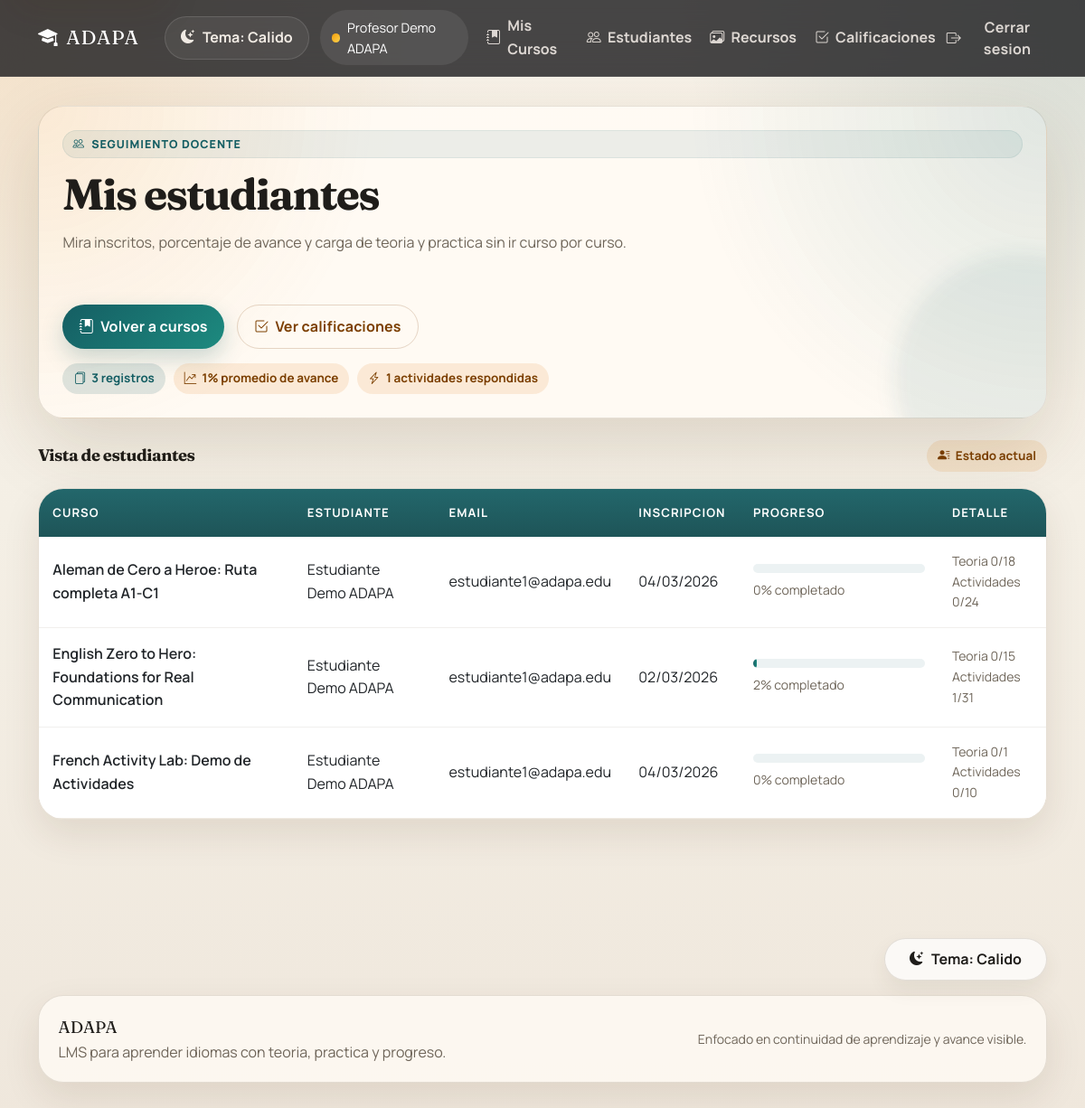
The app's page /profesor/estudiantes (signed in) with its own data.
### tables this page shows
CREATE TABLE `cursos` (
  `id` int(11) NOT NULL AUTO_INCREMENT,
  `instancia_id` int(11) NOT NULL,
  `plantilla_pensum_id` int(11) DEFAULT NULL,
  `creado_por` int(11) NOT NULL,
  `titulo` varchar(255) NOT NULL,
  `descripcion` text DEFAULT NULL,
  `idioma` enum('ingles','frances','aleman') NOT NULL,
  `idioma_objetivo` varchar(32) DEFAULT NULL,
  `idioma_base` varchar(32) NOT NULL DEFAULT 'espanol',
  `idioma_ensenanza` varchar(32) NOT NULL DEFAULT 'espanol',
  `portada_media_id` int(11) DEFAULT NULL,
  `nivel_cefr_desde` enum('A1','A2','B1','B2','C1','C2') DEFAULT NULL,
  `nivel_cefr_hasta` enum('A1','A2','B1','B2','C1','C2') DEFAULT NULL,
  `nivel_cefr` enum('A1','A2','B1','B2','C1','C2') NOT NULL,
  `modalidad` enum('perpetuo','ciclo') NOT NULL,
  `fecha_inicio` date DEFAULT NULL,
  `fecha_fin` date DEFAULT NULL,
  `duracion_semanas` int(11) DEFAULT NULL,
  `es_publico` tinyint(1) NOT NULL DEFAULT 0,
  `requiere_codigo` tinyint(1) NOT NULL DEFAULT 0,
  `codigo_acceso` varchar(255) DEFAULT NULL,
  `tipo_codigo` enum('unico_curso','por_estudiante','combo_grupo') DEFAULT NULL,
  `inscripcion_abierta` tinyint(1) NOT NULL DEFAULT 1,
  `fecha_cierre_inscripcion` date DEFAULT NULL,
  `max_estudiantes` int(11) NOT NULL DEFAULT 0,
  `estado` enum('preparacion','activo','pausado','finalizado','archivado') NOT NULL DEFAULT 'preparacion',
  `notificar_profesor_completada` tinyint(1) NOT NULL DEFAULT 1,
  `notificar_profesor_atascado` tinyint(1) NOT NULL DEFAULT 1,
  `fecha_creacion` timestamp NOT NULL DEFAULT current_timestamp(),
  `fecha_modificacion` timestamp NOT NULL DEFAULT current_timestamp() ON UPDATE current_timestamp(),
  PRIMARY KEY (`id`),
  KEY `instancia_id` (`instancia_id`),
  KEY `plantilla_pensum_id` (`plantilla_pensum_id`),
  KEY `creado_por` (`creado_por`),
  KEY `estado` (`estado`),
  KEY `idioma_nivel` (`idioma`,`nivel_cefr`),
  KEY `idx_cursos_publicos` (`es_publico`,`estado`),
  KEY `fk_cursos_portada_media` (`portada_media_id`),
  CONSTRAINT `cursos_ibfk_1` FOREIGN KEY (`instancia_id`) REFERENCES `instancias` (`id`),
  CONSTRAINT `cursos_ibfk_2` FOREIGN KEY (`plantilla_pensum_id`) REFERENCES `plantillas_pensum` (`id`),
  CONSTRAINT `cursos_ibfk_3` FOREIGN KEY (`creado_por`) REFERENCES `usuarios` (`id`),
  CONSTRAINT `fk_cursos_portada_media` FOREIGN KEY (`portada_media_id`) REFERENCES `media_recursos` (`id`) ON DELETE SET NULL
);

CREATE TABLE `usuarios` (
  `id` int(11) NOT NULL AUTO_INCREMENT,
  `instancia_id` int(11) NOT NULL,
  `email` varchar(255) NOT NULL,
  `password_hash` varchar(255) NOT NULL,
  `nombre` varchar(255) NOT NULL,
  `apellido` varchar(255) NOT NULL,
  `idioma_base` varchar(32) NOT NULL DEFAULT 'espanol',
  `es_estudiante` tinyint(1) NOT NULL DEFAULT 0,
  `es_profesor` tinyint(1) NOT NULL DEFAULT 0,
  `es_admin_institucion` tinyint(1) NOT NULL DEFAULT 0,
  `billing_plan` enum('free','paid','lifetime') NOT NULL DEFAULT 'free',
  `is_official` tinyint(1) NOT NULL DEFAULT 0,
  `vista_default` enum('creador','estudiante') NOT NULL DEFAULT 'estudiante',
  `idioma_interfaz` varchar(32) NOT NULL DEFAULT 'espanol',
  `es_menor` tinyint(1) NOT NULL DEFAULT 0,
  `tutor_nombre` varchar(255) DEFAULT NULL,
  `tutor_email` varchar(255) DEFAULT NULL,
  `autorizacion_tutor_fecha` timestamp NULL DEFAULT NULL,
  `activo` tinyint(1) NOT NULL DEFAULT 1,
  `email_verificado` tinyint(1) NOT NULL DEFAULT 0,
  `ultimo_acceso` timestamp NULL DEFAULT NULL,
  `intentos_fallidos` int(11) NOT NULL DEFAULT 0,
  `creado_por` int(11) DEFAULT NULL,
  `creado_en` timestamp NOT NULL DEFAULT current_timestamp(),
  `modificado_en` timestamp NOT NULL DEFAULT current_timestamp() ON UPDATE current_timestamp(),
  PRIMARY KEY (`id`),
  UNIQUE KEY `email` (`email`),
  KEY `instancia_id` (`instancia_id`),
  CONSTRAINT `usuarios_ibfk_1` FOREIGN KEY (`instancia_id`) REFERENCES `instancias` (`id`)
);

### views/profesor/estudiantes/index.php (the view)
<?php require_once __DIR__ . '/../../partials/header.php'; ?>
<div class="container">
    <section class="page-hero content-hero mb-4">
        <span class="eyebrow"><i class="bi bi-people"></i> Seguimiento docente</span>
        <h1 class="page-title"><?php echo htmlspecialchars($pageTitle); ?></h1>
        <p class="page-subtitle">
            Mira inscritos, porcentaje de avance y carga de teoria y practica sin ir curso por curso.
        </p>
        <div class="hero-actions">
            <a href="<?php echo url('/profesor/cursos'); ?>" class="btn btn-primary">
                <i class="bi bi-journal-bookmark-fill"></i> Volver a cursos
            </a>
            <a href="<?php echo url('/profesor/calificaciones'); ?>" class="btn btn-outline-secondary">
                <i class="bi bi-check2-square"></i> Ver calificaciones
            </a>
        </div>
        <?php
        $avg = 0;
        if (!empty($estudiantes)) {
            $avg = (int) round(array_reduce($estudiantes, fn($carry, $item) => $carry + (int) $item->porcentaje, 0) / count($estudiantes));
        }
        ?>
        <div class="compact-meta-row">
            <span class="soft-badge info"><i class="bi bi-files"></i> <?php echo count($estudiantes); ?> registros</span>
            <span class="soft-badge"><i class="bi bi-graph-up-arrow"></i> <?php echo $avg; ?>% promedio de avance</span>
            <span class="soft-badge"><i class="bi bi-lightning-charge"></i> <?php echo array_reduce($estudiantes, fn($carry, $item) => $carry + (int) $item->actividades_respondidas, 0); ?> actividades respondidas</span>
        </div>
    </section>
    <section>
        <div class="section-title">
            <h2>Vista de estudiantes</h2>
            <span class="soft-badge"><i class="bi bi-person-lines-fill"></i> Estado actual</span>
        </div>
        <?php if (empty($estudiantes)): ?>
            <div class="panel">
                <div class="panel-body">
                    Todavia no hay estudiantes inscritos en los cursos visibles para tu cuenta.
                </div>
            </div>
        <?php else: ?>
            <div class="data-table-shell">
                <div class="table-responsive">
                    <table class="table table-hover align-middle">
                        <thead>
                            <tr>
                                <th>Curso</th>
                                <th>Estudiante</th>
                                <th>Email</th>
                                <th>Inscripcion</th>
                                <th>Progreso</th>
                                <th>Detalle</th>
                            </tr>
                        </thead>
                        <tbody>
                            <?php foreach ($estudiantes as $estudiante): ?>
                                <tr>
                                    <td>
                                        <div class="fw-semibold"><?php echo htmlspecialchars($estudiante->curso_titulo); ?></div>
                                    </td>
                                    <td><?php echo htmlspecialchars(trim($estudiante->nombre . ' ' . $estudiante->apellido)); ?></td>
                                    <td><?php echo htmlspecialchars($estudiante->email); ?></td>
                                    <td><?php echo date('d/m/Y', strtotime($estudiante->fecha_inscripcion)); ?></td>
                                    <td class="progress-cell">
                                        <div class="progress progress-slim mb-2" role="progressbar" aria-valuenow="<?php echo (int) $estudiante->porcentaje; ?>" aria-valuemin="0" aria-valuemax="100">
                                            <div class="progress-bar" style="width: <?php echo (int) $estudiante->porcentaje; ?>%"></div>
                                        </div>
                                        <div class="small text-muted"><?php echo (int) $estudiante->porcentaje; ?>% completado</div>
                                    </td>
                                    <td class="small text-muted">
                                        Teoria <?php echo (int) $estudiante->teorias_leidas; ?>/<?php echo (int) $estudiante->total_teorias; ?><br>
                                        Actividades <?php echo (int) $estudiante->actividades_respondidas; ?>/<?php echo (int) $estudiante->total_actividades; ?>
                                    </td>
                                </tr>
                            <?php endforeach; ?>
                        </tbody>
                    </table>
                </div>
            </div>
        <?php endif; ?>
    </section>
</div>
<?php require_once __DIR__ . '/../../partials/footer.php'; ?>

### core/Router.php (shortened to what the rows shown need)
<?php
class Router {
    private $routes = [];
    private $basePath;
    public function __construct() {
        $this->basePath = BASE_URL;
    }
    public function add($method, $route, $controller, $action) {
        $this->routes[$method][$route] = ['controller' => $controller, 'action' => $action];
    }
    public function dispatch($uri, $method) {
        $uri = $this->removeBasePath($uri);
        foreach ($this->routes[$method] as $route => $routeInfo) {
            $pattern = preg_replace('/\{[^}]+\}/', '([^/]+)', $route);
            $pattern = '#^' . $pattern . '$#';
            if (preg_match($pattern, $uri, $matches)) {
                array_shift($matches);
                $action = $routeInfo['action'];
                $controllerInstance = new $controllerClass();
                if (method_exists($controllerInstance, $action)) {
                    call_user_func_array([$controllerInstance, $action], $matches);
                } else {
                    http_response_code(404);
                    echo "404 Method Not Found";
                }
                return;
            }
        }
    }
    private function removeBasePath($uri) {
        if (strpos($uri, $this->basePath) === 0) {
            $uri = substr($uri, strlen($this->basePath));
        }
        if (strlen($uri) > 1) {
            $uri = rtrim($uri, '/');
        }
        return $uri;
    }
}

### records on screen
cursos: titulo "Aleman de Cero a Heroe: Ruta completa A1-C1", usuarios.nombre+apellido "Estudiante Demo ADAPA", usuarios.email "estudiante1@adapa.edu", fecha_inscripcion "04/03/2026", porcentaje "0", teorias_leidas "0", total_teorias "18", actividades_respondidas "0", total_actividades "24"
cursos: titulo "English Zero to Hero: Foundations for Real Communication", usuarios.nombre+apellido "Estudiante Demo ADAPA", usuarios.email "estudiante1@adapa.edu", fecha_inscripcion "02/03/2026", porcentaje "2", teorias_leidas "0", total_teorias "15", actividades_respondidas "1", total_actividades "31"
cursos: titulo "French Activity Lab: Demo de Actividades", usuarios.nombre+apellido "Estudiante Demo ADAPA", usuarios.email "estudiante1@adapa.edu", fecha_inscripcion "04/03/2026", porcentaje "0", teorias_leidas "0", total_teorias "1", actividades_respondidas "0", total_actividades "10"

### other values on screen
count($estudiantes) "3"
$avg "1"
